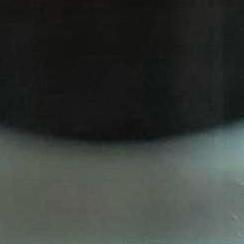
#> input picture WaTur-Water-Turbidity-Dataset-main/Formazine/0/1005.jpg, 244 x 244 px; its folder holds only this picture in this run
$ python extraer_caracteristicas.py
#> lines starting #> are read from the running program, lines starting #| are printed output that depends on the picture; after the words box and inside, x2 and y2 are one past the last pixel; in counts of white or black regions, pixels touching at a corner belong together
### src/validar_mascaras_dataset.py
from pathlib import Path
import csv
import cv2
import numpy as np


# ============================================================
# 1. RUTAS
# ============================================================

# Estructura esperada:
# C:\Proyecto\src\validar_mascaras_dataset.py
# C:\Proyecto\WaTur-Water-Turbidity-Dataset-main\Formazine\...

base = Path(__file__).resolve().parents[1] / "WaTur-Water-Turbidity-Dataset-main" / "Formazine"

print("INICIO: validar_mascaras_dataset.py")

from pathlib import Path

BASE_PROYECTO = Path(__file__).resolve().parents[1]

BASE_DATASET = (
    BASE_PROYECTO
    / "WaTur-Water-Turbidity-Dataset-main"
    / "Formazine"
)

CARPETA_RESULTADOS = (
    BASE_PROYECTO / "src" / "resultados_validacion"
)

CSV_SALIDA = CARPETA_RESULTADOS / "validacion_mascaras.csv"


# ============================================================
# 2. CONFIGURACIÓN
# ============================================================

NIVELES = ["0", "0.5", "1", "2.5", "4", "5", "7.5", "10", "40"]

# 10 imágenes aleatorias por nivel.
# Cambiar a None para procesar todas las imágenes.
IMAGENES_POR_NIVEL = 10

SEMILLA = 42

# Parámetros geométricos
MARGEN = 8
FILA_INICIO = 25
FILA_FIN = 180
SEPARACION_MINIMA = 20
UMBRAL_TRANSICION = 1.0

# Filtrado adaptativo de intensidad V en HSV
PERCENTIL_OSCURO = 5
PERCENTIL_BRILLANTE = 98
TAMANO_KERNEL = 3

# Criterios provisionales de revisión
AREA_MINIMA_PORCENTAJE = 10.0
AREA_MAXIMA_PORCENTAJE = 90.0

# Mostrar cada imagen y su máscara
MOSTRAR_IMAGENES = True


# ============================================================
# 3. PERFIL DE INTENSIDAD
# ============================================================

def calcular_perfil(imagen):
    gris = cv2.cvtColor(imagen, cv2.COLOR_BGR2GRAY)

    perfil = np.mean(gris, axis=1).astype(np.float32)

    perfil_suave = cv2.GaussianBlur(
        perfil.reshape(-1, 1),
        (1, 9),
        0
    ).flatten()

    return perfil_suave


# ============================================================
# 4. DETECTAR TRANSICIONES
# ============================================================

def buscar_fronteras(perfil):
    inicio = FILA_INICIO
    fin = min(FILA_FIN, len(perfil) - 1)

    if fin - inicio < 3:
        return None, None, None, None

    diferencias = np.diff(perfil[inicio:fin])

    if diferencias.size == 0:
        return None, None, None, None

    indice_subida = int(np.argmax(diferencias))
    indice_caida = int(np.argmin(diferencias))

    valor_subida = float(diferencias[indice_subida])
    valor_caida = float(diferencias[indice_caida])

    subida = (
        inicio + indice_subida + 1
        if valor_subida > 0 else None
    )

    caida = (
        inicio + indice_caida + 1
        if valor_caida < 0 else None
    )

    subida_valor = (
        valor_subida if subida is not None else None
    )

    caida_valor = (
        valor_caida if caida is not None else None
    )

    return subida, subida_valor, caida, caida_valor


def determinar_region(
    subida,
    subida_valor,
    caida,
    caida_valor
):
    subida_valida = (
        subida is not None
        and subida_valor is not None
        and subida_valor >= UMBRAL_TRANSICION
    )

    caida_valida = (
        caida is not None
        and caida_valor is not None
        and abs(caida_valor) >= UMBRAL_TRANSICION
    )

    # Dos fronteras separadas: posible región clara intermedia
    if (
        subida_valida
        and caida_valida
        and subida < caida
        and (caida - subida) >= SEPARACION_MINIMA
    ):
        return {
            "tipo": "REGION_CLARA_INTERMEDIA",
            "frontera_1": subida,
            "frontera_2": caida
        }

    # Zona oscura arriba y agua candidata abajo
    if subida_valida and not caida_valida:
        return {
            "tipo": "OSCURO_ARRIBA_CLARO_ABAJO",
            "frontera": subida
        }

    # Agua candidata arriba y zona oscura abajo
    if caida_valida and not subida_valida:
        return {
            "tipo": "CLARO_ARRIBA_OSCURO_ABAJO",
            "frontera": caida
        }

    # Si ambas son válidas pero no delimitan una región intermedia,
    # se conserva la transición de mayor magnitud.
    if subida_valida and caida_valida:
        if subida_valor >= abs(caida_valor):
            return {
                "tipo": "OSCURO_ARRIBA_CLARO_ABAJO",
                "frontera": subida
            }

        return {
            "tipo": "CLARO_ARRIBA_OSCURO_ABAJO",
            "frontera": caida
        }

    return {"tipo": "NO_DETERMINADO"}


# ============================================================
# 5. CREAR MÁSCARA GEOMÉTRICA
# ============================================================

def crear_mascara_geometrica(imagen, resultado):
    alto, ancho = imagen.shape[:2]

    mascara = np.zeros(
        (alto, ancho),
        dtype=np.uint8
    )

    tipo = resultado["tipo"]

    if tipo == "OSCURO_ARRIBA_CLARO_ABAJO":
        limite = min(
            alto - 1,
            resultado["frontera"] + MARGEN
        )

        mascara[limite:, :] = 255

        return mascara, limite, None

    if tipo == "CLARO_ARRIBA_OSCURO_ABAJO":
        limite = max(
            1,
            resultado["frontera"] - MARGEN
        )

        mascara[:limite, :] = 255

        return mascara, limite, None

    if tipo == "REGION_CLARA_INTERMEDIA":
        superior = max(
            0,
            min(alto, resultado["frontera_1"] + MARGEN)
        )

        inferior = max(
            0,
            min(alto, resultado["frontera_2"] - MARGEN)
        )

        if inferior > superior:
            mascara[superior:inferior, :] = 255

        return mascara, superior, inferior

    return mascara, None, None


# ============================================================
# 6. FILTRADO ADAPTATIVO
# ============================================================

def filtrar_dentro_roi(imagen, mascara_geometrica):
    mascara_final = np.zeros_like(mascara_geometrica)

    region = mascara_geometrica > 0

    if cv2.countNonZero(mascara_geometrica) == 0:
        return mascara_final, None, None

    hsv = cv2.cvtColor(
        imagen,
        cv2.COLOR_BGR2HSV
    )

    valor = hsv[:, :, 2]
    valores_region = valor[region]

    limite_oscuro = float(
        np.percentile(
            valores_region,
            PERCENTIL_OSCURO
        )
    )

    limite_brillante = float(
        np.percentile(
            valores_region,
            PERCENTIL_BRILLANTE
        )
    )

    candidatos = (
        region
        & (valor >= limite_oscuro)
        & (valor <= limite_brillante)
    )

    mascara_final[candidatos] = 255

    kernel = cv2.getStructuringElement(
        cv2.MORPH_ELLIPSE,
        (TAMANO_KERNEL, TAMANO_KERNEL)
    )

    mascara_final = cv2.morphologyEx(
        mascara_final,
        cv2.MORPH_OPEN,
        kernel
    )

    mascara_final = cv2.morphologyEx(
        mascara_final,
        cv2.MORPH_CLOSE,
        kernel
    )

    return mascara_final, limite_oscuro, limite_brillante


# ============================================================
# 7. MEDIDAS Y VISUALIZACIÓN
# ============================================================

def porcentaje_area(mascara):
    total = mascara.shape[0] * mascara.shape[1]

    if total == 0:
        return 0.0

    return (
        100.0
        * cv2.countNonZero(mascara)
        / total
    )


# [408 lines left out: functions superponer_mascara, medir_imagen, obtener_imagenes, clasificar_resultado, main, not called in this run]

# [3 lines that do not run on import are left out]

### src/extraer_caracteristicas.py

from pathlib import Path
import csv
import cv2
import numpy as np

# Importamos las funciones del detector ya validado.
from validar_mascaras_dataset import (
    BASE_DATASET,
    NIVELES,
    calcular_perfil,
    buscar_fronteras,
    determinar_region,
    crear_mascara_geometrica,
    filtrar_dentro_roi,
    porcentaje_area,
)

CARPETA_RESULTADOS = (
    Path(__file__).resolve().parent / "resultados_caracteristicas"
)
CSV_SALIDA = CARPETA_RESULTADOS / "caracteristicas_dataset.csv"

EXTENSIONES = {".jpg", ".jpeg", ".png", ".bmp"}


def calcular_estadisticas(imagen, mascara, espacio, canales):
    """Calcula media y desviación estándar en los píxeles seleccionados."""

    imagen_color = cv2.cvtColor(imagen, espacio)
    pixeles = imagen_color[mascara > 0]

    resultado = {}

    if len(pixeles) == 0:
        for canal in canales:
            resultado[f"{canal}_media"] = ""
            resultado[f"{canal}_std"] = ""
        return resultado

    for indice, canal in enumerate(canales):
        valores = pixeles[:, indice].astype(np.float64)

        resultado[f"{canal}_media"] = round(
            float(np.mean(valores)), 4
        )
        resultado[f"{canal}_std"] = round(
            float(np.std(valores)), 4
        )

    return resultado


def extraer_caracteristicas(imagen, mascara):
    """Extrae estadísticas RGB, HSV y Lab de la región seleccionada."""

    caracteristicas = {}

    espacios = [
        (
            "RGB",
            cv2.COLOR_BGR2RGB,
            ["R", "G", "B"],
        ),
        (
            "HSV",
            cv2.COLOR_BGR2HSV,
            ["H", "S", "V"],
        ),
        (
            "Lab",
            cv2.COLOR_BGR2LAB,
            ["L", "a", "b"],
        ),
    ]

    for nombre, conversion, canales in espacios:
        estadisticas = calcular_estadisticas(
            imagen, mascara, conversion, canales
        )

        for clave, valor in estadisticas.items():
            caracteristicas[f"{nombre}_{clave}"] = valor

    return caracteristicas


def main():
    if not BASE_DATASET.exists():
        print("ERROR: no se encontró el dataset:")
        print(BASE_DATASET)
        return

    CARPETA_RESULTADOS.mkdir(
        parents=True, exist_ok=True
    )

    registros = []

    for nivel in NIVELES:
        carpeta = BASE_DATASET / nivel

        if not carpeta.exists():
            print(f"AVISO: no existe la carpeta {carpeta}")
            continue

        archivos = sorted(
            archivo for archivo in carpeta.iterdir()
            if archivo.is_file()
            and archivo.suffix.lower() in EXTENSIONES
        )

        print(f"\nNivel {nivel} NTU: {len(archivos)} imágenes")

        for numero, archivo in enumerate(archivos, start=1):
            imagen = cv2.imread(str(archivo))
#> imagen is the input picture: shape (244, 244, 3); mean B, G, R 54.1, 57.4, 53

            if imagen is None:
                print("No se pudo leer:", archivo.name)
                continue

            perfil = calcular_perfil(imagen)
#> in calcular_perfil, `perfil = np.mean(gris, axis=1).astype(np.float32)`: perfil = 244 values, max 106.6 at index 243, min 23.09 at index 2, mean 55.76
#> in calcular_perfil, `perfil_suave = cv2.GaussianBlur( perfil.reshape(-1, 1), (1, 9), 0 ).fl..`: perfil_suave = 244 values, max 105.9 at index 243, min 23.17 at index 0, mean 55.76
#> perfil has the same summary as perfil_suave in calcular_perfil

            subida, subida_valor, caida, caida_valor = (
                buscar_fronteras(perfil)
            )
#> in buscar_fronteras, `fin = min(FILA_FIN, len(perfil) - 1)`: fin = 180
#> in buscar_fronteras, `diferencias = np.diff(perfil[inicio:fin])`: diferencias = 154 values, max 3.39 at index 115, min -0.42 at index 153, mean 0.484
#> in buscar_fronteras, `indice_subida = int(np.argmax(diferencias))`: indice_subida = 115
#> in buscar_fronteras, `indice_caida = int(np.argmin(diferencias))`: indice_caida = 153
#> in buscar_fronteras, `valor_subida = float(diferencias[indice_subida])`: valor_subida = 3.39
#> in buscar_fronteras, `valor_caida = float(diferencias[indice_caida])`: valor_caida = -0.42
#> in buscar_fronteras, `subida = ( inicio + indice_subida + 1 if valor_subida > 0 else None )`: subida = 141
#> in buscar_fronteras, `caida = ( inicio + indice_caida + 1 if valor_caida < 0 else None )`: caida = 179
#> in buscar_fronteras, `subida_valor = ( valor_subida if subida is not None else None )`: subida_valor = 3.39
#> in buscar_fronteras, `caida_valor = ( valor_caida if caida is not None else None )`: caida_valor = -0.42
#> subida = 141; subida_valor = 3.39; caida = 179; caida_valor = -0.42

            region = determinar_region(
                subida,
                subida_valor,
                caida,
                caida_valor,
            )
#> in determinar_region, `subida_valida = ( subida is not None and subida_valor is not None and ..`: subida_valida = True
#> in determinar_region, `caida_valida = ( caida is not None and caida_valor is not None and abs..`: caida_valida = False
#> region = {'tipo': 'OSCURO_ARRIBA_CLARO_ABAJO', 'frontera': 141}

            mascara_geometrica, _, _ = crear_mascara_geometrica(
                imagen, region
            )
#> in crear_mascara_geometrica, `tipo = resultado["tipo"]`: tipo = 'OSCURO_ARRIBA_CLARO_ABAJO'
#> in crear_mascara_geometrica, `limite = min( alto - 1, resultado["frontera"] + MARGEN )`: limite = 149
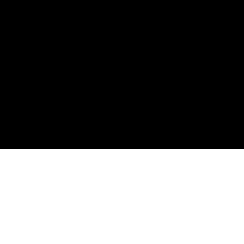
#> mascara_geometrica: shape (244, 244); 38.9% white; 1 white region, box (x1, y1, x2, y2) and area: (0, 149, 244, 244) 23180

            mascara_final, _, _ = filtrar_dentro_roi(
                imagen, mascara_geometrica
            )
#> in filtrar_dentro_roi, `hsv = cv2.cvtColor( imagen, cv2.COLOR_BGR2HSV )`: hsv: shape (244, 244, 3); mean H, S, V 49.6, 23.5, 57.5
#> in filtrar_dentro_roi, `limite_oscuro = float( np.percentile( valores_region, PERCENTIL_OSCURO..`: limite_oscuro = 85
#> in filtrar_dentro_roi, `limite_brillante = float( np.percentile( valores_region, PERCENTIL_BRI..`: limite_brillante = 141
#> in filtrar_dentro_roi, `candidatos = ( region & (valor >= limite_oscuro) & (valor <= limite_br..`:
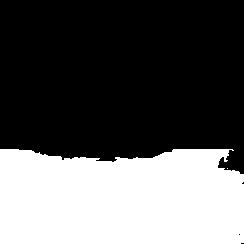
#> candidatos: shape (244, 244) bool; 36.3% white; 2 white regions (1 under 20 px), largest, box (x1, y1, x2, y2) and area: (0, 149, 244, 244) 21595
#> mascara_final: shape (244, 244); 36.3% white; 1 white region, box (x1, y1, x2, y2) and area: (0, 149, 244, 244) 21582

            area_final = porcentaje_area(mascara_final)
#> area_final = 36.25

            if cv2.countNonZero(mascara_final) == 0:
                print(
                    f"AVISO: máscara vacía en {nivel}/{archivo.name}"
                )
                continue

            caracteristicas = extraer_caracteristicas(
                imagen, mascara_final
            )
#> after the loop in extraer_caracteristicas, `for nombre, conversion, canales in espacios:`: caracteristicas = 18 items
#> caracteristicas = 18 items

            registro = {
                "nivel_ntu": float(nivel),
                "archivo": archivo.name,
                "ruta": str(archivo),
                "tipo_region": region["tipo"],
                "area_mascara_pct": round(area_final, 4),
            }

            registro.update(caracteristicas)
            registros.append(registro)

            if numero % 200 == 0:
                print(f"  Procesadas {numero} imágenes...")
#> pass 2 of the loop in main, `for nivel in NIVELES:`:
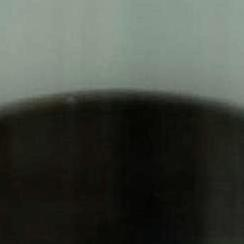
#> input picture WaTur-Water-Turbidity-Dataset-main/Formazine/0.5/1021.jpg, 244 x 244 px
#> in main, imagen is the input picture: shape (244, 244, 3); mean B, G, R 63.5, 70.8, 65.8
#> in main, `perfil = calcular_perfil(imagen)`: perfil = 244 values, max 150.7 at index 0, min 16.03 at index 189, mean 68.48
#> in main, `subida, subida_valor, caida, caida_valor = ( buscar_fronteras(perfil) )`: subida = 136; subida_valor = 0.102; caida = 94; caida_valor = -5.28
#> in main, `region = determinar_region( subida, subida_valor, caida, caida_valor, )`: region = {'tipo': 'CLARO_ARRIBA_OSCURO_ABAJO', 'frontera': 94}
#> in main, `mascara_geometrica, _, _ = crear_mascara_geometrica( imagen, region )`:
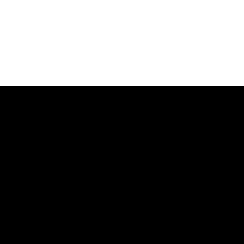
#> mascara_geometrica: shape (244, 244); 35.2% white; 1 white region, box (x1, y1, x2, y2) and area: (0, 0, 244, 86) 20984
#> hsv: shape (244, 244, 3); mean H, S, V 44.3, 55.3, 71.1
#> limite_oscuro = 134
#> limite_brillante = 159
#> in filtrar_dentro_roi (call 2), `candidatos = ( region & (valor >= limite_oscuro) & (valor <= limite_br..`:
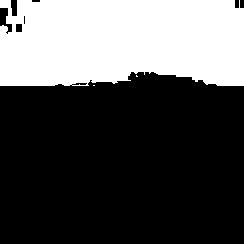
#> candidatos: shape (244, 244) bool; 32.9% white; 3 white regions (2 under 20 px), largest, box (x1, y1, x2, y2) and area: (0, 0, 244, 86) 19579
#> mascara_final: shape (244, 244); 32.9% white; 1 white region, box (x1, y1, x2, y2) and area: (0, 0, 244, 86) 19560
#> area_final = 32.85

    if not registros:
        print("ERROR: no se generaron registros.")
        return

    columnas = list(registros[0].keys())

    with CSV_SALIDA.open(
        "w", newline="", encoding="utf-8-sig"
    ) as archivo_csv:
        escritor = csv.DictWriter(
            archivo_csv,
            fieldnames=columnas,
            delimiter=";",
        )
        escritor.writeheader()
        escritor.writerows(registros)

    print("\nEXTRACCIÓN TERMINADA")
    print("Imágenes con características:", len(registros))
    print("Archivo generado:")
    print(CSV_SALIDA)


if __name__ == "__main__":
    main()
